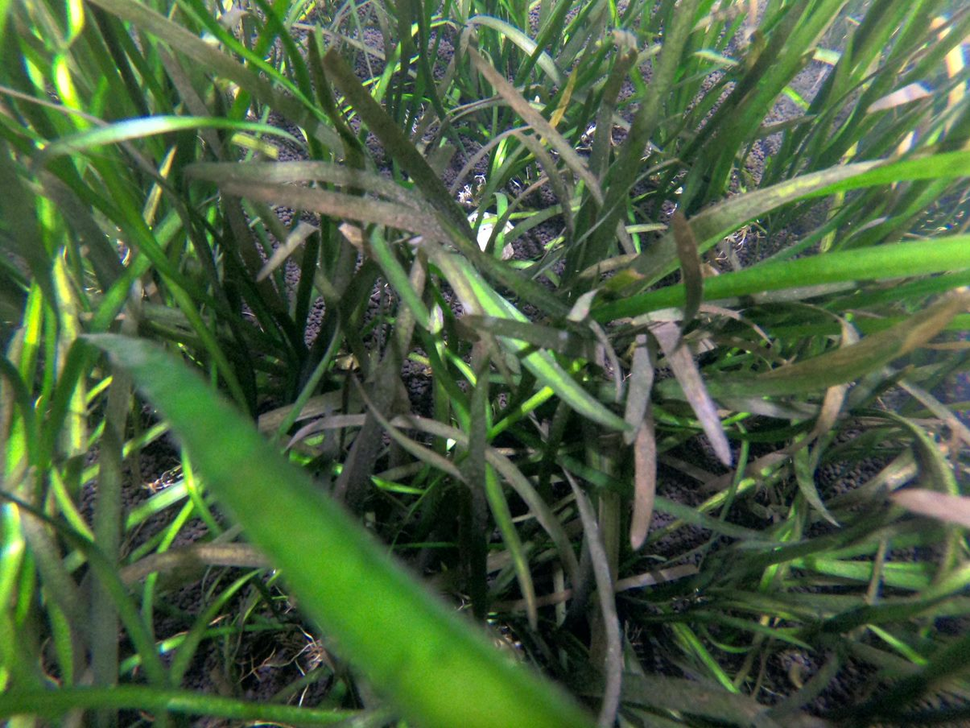
#> input picture pipline/examples/TestBillede.png, 970 x 728 px, shrunk from 1205 x 904 before the run, found by its file name
$ python EdgeTest.py
#> lines starting #> are read from the running program, lines starting #| are printed output that depends on the picture
import cv2
import numpy as np
from matplotlib import pyplot as plt

def nothing(x):
    pass

image = cv2.imread("C:\\Users\\Jonathan\\Source\\Repos\\WNA\\pipline\\examples\\TestBillede.png")
#> image is the input picture: shape (728, 970, 3); mean B, G, R 62.6, 95.8, 73.9
img = cv2.GaussianBlur(image, (9, 9), 0)
canny = cv2.Canny(img, 50, 80)
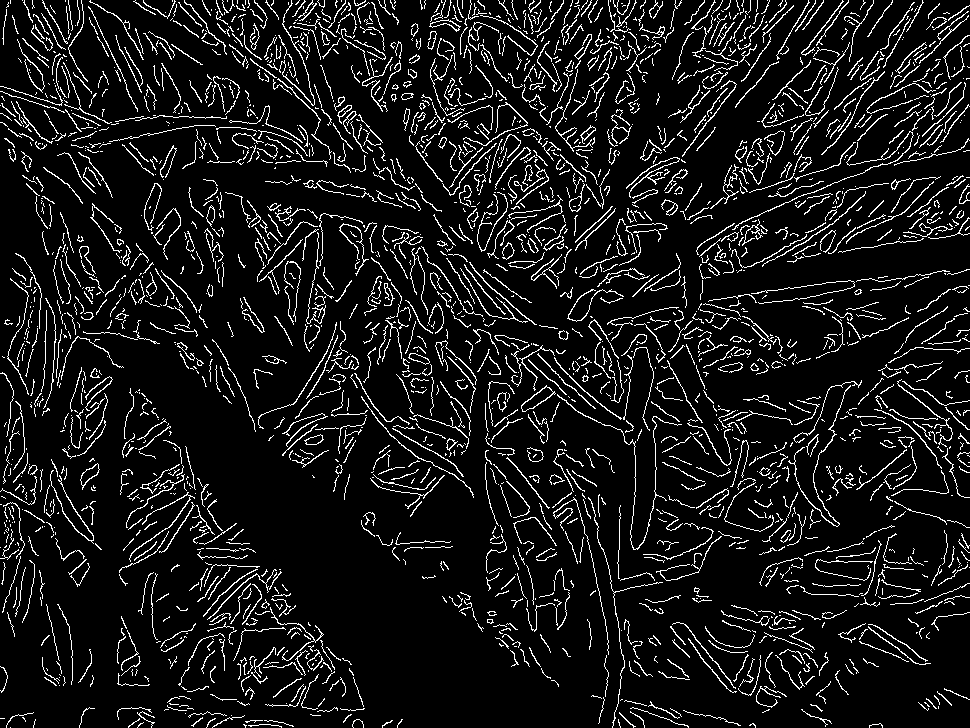
#> canny: shape (728, 970); 9.2% white in thin lines or dots

bit_not = cv2.bitwise_not(canny)
#> bit_not: shape (728, 970); 90.8% white; black in thin lines or dots
bit_and = cv2.bitwise_and(img, img, mask=bit_not)
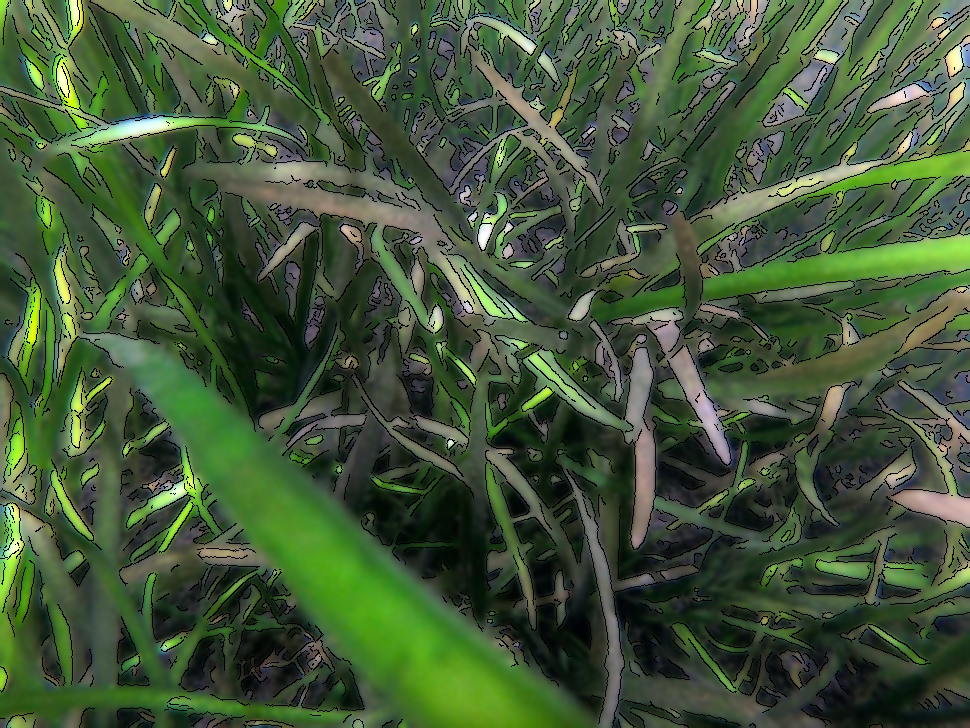
#> bit_and: shape (728, 970, 3); mean B, G, R 55.7, 86.2, 66

img_gray = cv2.cvtColor(bit_and, cv2.COLOR_BGR2GRAY)
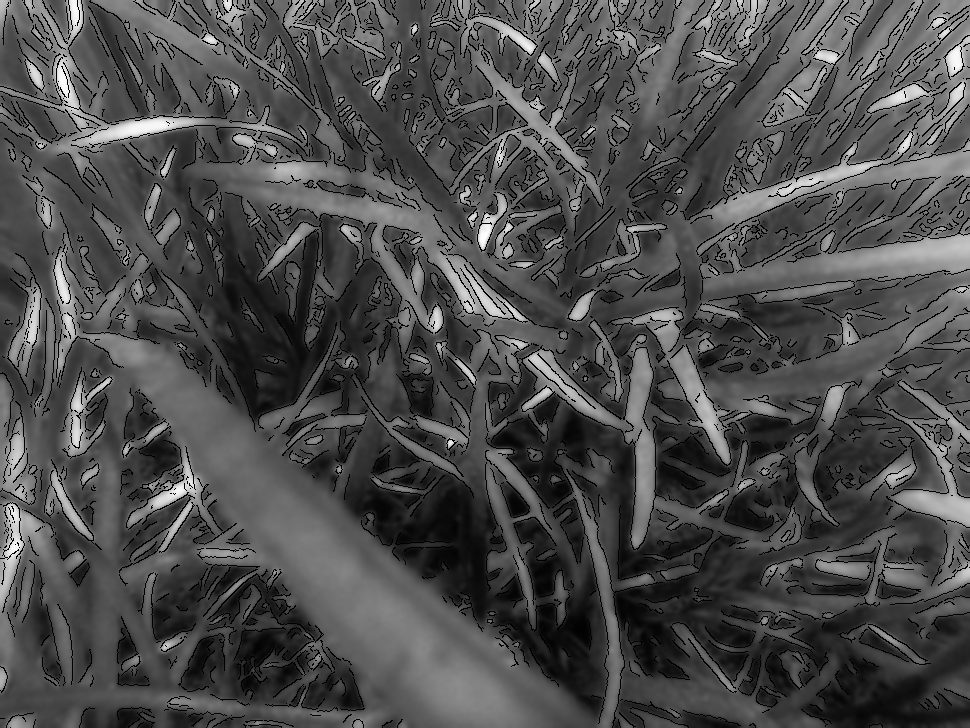
#> img_gray: shape (728, 970); min 0, max 254, mean 76.7

#cv2.imshow("Image", img)
#cv2.imshow("Canny", canny)
#cv2.imshow("And", bit_and)

cv2.namedWindow("Trackbars")
cv2.createTrackbar("Thresh", "Trackbars", 10, 255, nothing)

while True:
	thresh = cv2.getTrackbarPos("Thresh", "Trackbars")
	_, threshold = cv2.threshold(img_gray, thresh, 255, cv2.THRESH_BINARY)
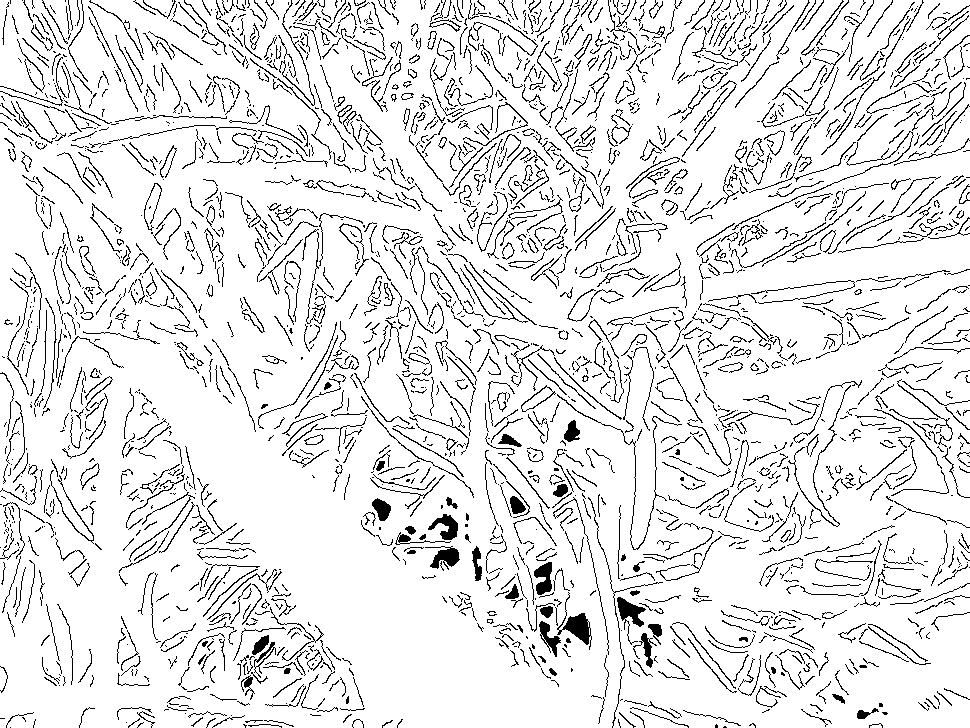
#> threshold: shape (728, 970); 90% white; black in thin lines or dots
	bit_and = cv2.bitwise_and(img, img, mask=threshold)


	cv2.imshow("Threshold", threshold)
	cv2.imshow("And", bit_and)
	key = cv2.waitKey(100)
#> (key Esc is pressed here)
	if key == 27:
		break


# [15 lines of commented-out code are left out]


cv2.waitKey(0)
cv2.destroyAllWindows()


'''
import cv2
import numpy as np
from matplotlib import pyplot as plt

image = cv2.imread("C:\\Users\\Jonathan\\Source\\Repos\\WNA\\pipline\\examples\\TestBillede2.png")
img1 = cv2.GaussianBlur(image, (7, 7), 0)
img2 = cv2.bilateralFilter(image, 7, 50, 50)
canny1 = cv2.Canny(img1, 70, 100)
canny2 = cv2.Canny(img2, 50, 80)

bit_not1 = cv2.bitwise_not(canny1)
bit_not2 = cv2.bitwise_not(canny2)
bit_and1 = cv2.bitwise_and(img1, img1, mask=bit_not1)
bit_and2 = cv2.bitwise_and(img2, img2, mask=bit_not2)


lines = cv2.HoughLinesP(canny1, 1, np.pi/180, 30, maxLineGap=5)

for line in lines:
    x1, y1, x2, y2 = line[0]
    cv2.line(img1, (x1, y1), (x2, y2), (0, 0, 255), 3)

cv2.imshow("Edges", canny1)
cv2.imshow("Image", img1)
cv2.imshow("Normal", image)

# [11 lines of commented-out code are left out]

cv2.waitKey(0)
cv2.destroyAllWindows()

'''
